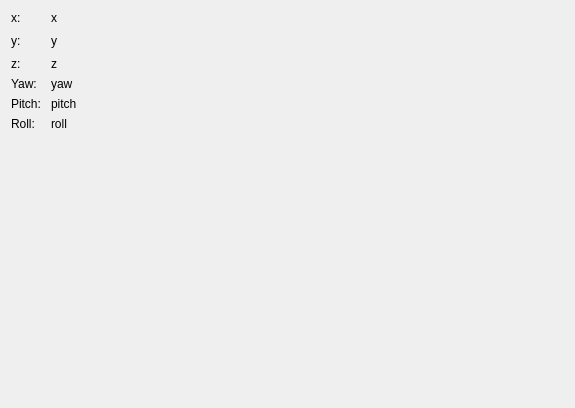
<?xml version="1.0" encoding="UTF-8"?>
<ui version="4.0">
 <class>Position</class>
 <widget class="QWidget" name="Position">
  <property name="geometry">
   <rect>
    <x>0</x>
    <y>0</y>
    <width>575</width>
    <height>408</height>
   </rect>
  </property>
  <property name="windowTitle">
   <string>Form</string>
  </property>
  <layout class="QGridLayout" name="gridLayout">
   <item row="4" column="0">
    <widget class="QLabel" name="label_4">
     <property name="text">
      <string>Yaw: </string>
     </property>
    </widget>
   </item>
   <item row="2" column="0">
    <widget class="QLabel" name="label_2">
     <property name="text">
      <string>y: </string>
     </property>
    </widget>
   </item>
   <item row="2" column="1">
    <widget class="QLabel" name="yLabel">
     <property name="text">
      <string>y</string>
     </property>
    </widget>
   </item>
   <item row="3" column="1">
    <widget class="QLabel" name="zLabel">
     <property name="text">
      <string>z</string>
     </property>
    </widget>
   </item>
   <item row="11" column="0">
    <widget class="QLabel" name="label_6">
     <property name="text">
      <string>Roll: </string>
     </property>
    </widget>
   </item>
   <item row="11" column="1">
    <widget class="QLabel" name="rollLabel">
     <property name="text">
      <string>roll</string>
     </property>
    </widget>
   </item>
   <item row="4" column="1">
    <widget class="QLabel" name="yawLabel">
     <property name="text">
      <string>yaw</string>
     </property>
    </widget>
   </item>
   <item row="6" column="1">
    <widget class="QLabel" name="pitchLabel">
     <property name="text">
      <string>pitch</string>
     </property>
    </widget>
   </item>
   <item row="2" column="2">
    <spacer name="horizontalSpacer">
     <property name="orientation">
      <enum>Qt::Horizontal</enum>
     </property>
     <property name="sizeHint" stdset="0">
      <size>
       <width>40</width>
       <height>20</height>
      </size>
     </property>
    </spacer>
   </item>
   <item row="0" column="0">
    <widget class="QLabel" name="label">
     <property name="text">
      <string>x: </string>
     </property>
    </widget>
   </item>
   <item row="6" column="0">
    <widget class="QLabel" name="label_5">
     <property name="text">
      <string>Pitch: </string>
     </property>
    </widget>
   </item>
   <item row="3" column="0">
    <widget class="QLabel" name="label_3">
     <property name="text">
      <string>z: </string>
     </property>
    </widget>
   </item>
   <item row="0" column="1">
    <widget class="QLabel" name="xLabel">
     <property name="text">
      <string>x</string>
     </property>
    </widget>
   </item>
   <item row="12" column="0">
    <spacer name="verticalSpacer">
     <property name="orientation">
      <enum>Qt::Vertical</enum>
     </property>
     <property name="sizeHint" stdset="0">
      <size>
       <width>20</width>
       <height>40</height>
      </size>
     </property>
    </spacer>
   </item>
  </layout>
 </widget>
 <resources/>
 <connections/>
</ui>
